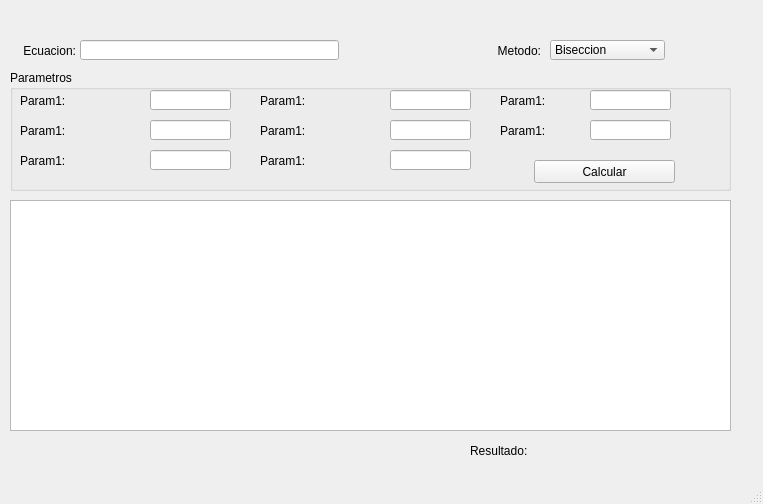
<?xml version="1.0" encoding="UTF-8"?>
<ui version="4.0">
 <class>MWindow</class>
 <widget class="QMainWindow" name="MWindow">
  <property name="geometry">
   <rect>
    <x>0</x>
    <y>0</y>
    <width>763</width>
    <height>504</height>
   </rect>
  </property>
  <property name="windowTitle">
   <string>Resolucion de Ecuaciones</string>
  </property>
  <widget class="QWidget" name="centralwidget">
   <widget class="QLabel" name="label_2">
    <property name="geometry">
     <rect>
      <x>480</x>
      <y>40</y>
      <width>61</width>
      <height>21</height>
     </rect>
    </property>
    <property name="text">
     <string>Metodo:</string>
    </property>
    <property name="alignment">
     <set>Qt::AlignRight|Qt::AlignTrailing|Qt::AlignVCenter</set>
    </property>
   </widget>
   <widget class="QComboBox" name="cboMethod">
    <property name="geometry">
     <rect>
      <x>550</x>
      <y>40</y>
      <width>115</width>
      <height>20</height>
     </rect>
    </property>
    <item>
     <property name="text">
      <string>Biseccion</string>
     </property>
    </item>
    <item>
     <property name="text">
      <string>Iteracion de punto fijo</string>
     </property>
    </item>
    <item>
     <property name="text">
      <string>Newton</string>
     </property>
    </item>
    <item>
     <property name="text">
      <string>Secante</string>
     </property>
    </item>
    <item>
     <property name="text">
      <string>Posicion Falsa</string>
     </property>
    </item>
    <item>
     <property name="text">
      <string>Muller</string>
     </property>
    </item>
   </widget>
   <widget class="QLabel" name="label">
    <property name="geometry">
     <rect>
      <x>15</x>
      <y>40</y>
      <width>61</width>
      <height>21</height>
     </rect>
    </property>
    <property name="text">
     <string>Ecuacion:</string>
    </property>
    <property name="alignment">
     <set>Qt::AlignRight|Qt::AlignTrailing|Qt::AlignVCenter</set>
    </property>
   </widget>
   <widget class="QLineEdit" name="leEquation">
    <property name="geometry">
     <rect>
      <x>80</x>
      <y>40</y>
      <width>259</width>
      <height>20</height>
     </rect>
    </property>
   </widget>
   <widget class="QGroupBox" name="groupParameters">
    <property name="geometry">
     <rect>
      <x>10</x>
      <y>70</y>
      <width>721</width>
      <height>121</height>
     </rect>
    </property>
    <property name="title">
     <string>Parametros</string>
    </property>
    <widget class="QLineEdit" name="leParam4">
     <property name="geometry">
      <rect>
       <x>380</x>
       <y>20</y>
       <width>81</width>
       <height>20</height>
      </rect>
     </property>
    </widget>
    <widget class="QLineEdit" name="leParam6">
     <property name="geometry">
      <rect>
       <x>380</x>
       <y>80</y>
       <width>81</width>
       <height>20</height>
      </rect>
     </property>
    </widget>
    <widget class="QLabel" name="lbParam3">
     <property name="geometry">
      <rect>
       <x>10</x>
       <y>80</y>
       <width>131</width>
       <height>21</height>
      </rect>
     </property>
     <property name="text">
      <string>Param1:</string>
     </property>
    </widget>
    <widget class="QLabel" name="lbParam7">
     <property name="geometry">
      <rect>
       <x>490</x>
       <y>20</y>
       <width>81</width>
       <height>21</height>
      </rect>
     </property>
     <property name="text">
      <string>Param1:</string>
     </property>
    </widget>
    <widget class="QLabel" name="lbParam6">
     <property name="geometry">
      <rect>
       <x>250</x>
       <y>80</y>
       <width>91</width>
       <height>21</height>
      </rect>
     </property>
     <property name="text">
      <string>Param1:</string>
     </property>
    </widget>
    <widget class="QLineEdit" name="leParam3">
     <property name="geometry">
      <rect>
       <x>140</x>
       <y>80</y>
       <width>81</width>
       <height>20</height>
      </rect>
     </property>
    </widget>
    <widget class="QLabel" name="lbParam8">
     <property name="geometry">
      <rect>
       <x>490</x>
       <y>50</y>
       <width>81</width>
       <height>21</height>
      </rect>
     </property>
     <property name="text">
      <string>Param1:</string>
     </property>
    </widget>
    <widget class="QLabel" name="lbParam4">
     <property name="geometry">
      <rect>
       <x>250</x>
       <y>20</y>
       <width>121</width>
       <height>21</height>
      </rect>
     </property>
     <property name="text">
      <string>Param1:</string>
     </property>
    </widget>
    <widget class="QLineEdit" name="leParam8">
     <property name="geometry">
      <rect>
       <x>580</x>
       <y>50</y>
       <width>81</width>
       <height>20</height>
      </rect>
     </property>
    </widget>
    <widget class="QLineEdit" name="leParam2">
     <property name="geometry">
      <rect>
       <x>140</x>
       <y>50</y>
       <width>81</width>
       <height>20</height>
      </rect>
     </property>
    </widget>
    <widget class="QLineEdit" name="leParam5">
     <property name="geometry">
      <rect>
       <x>380</x>
       <y>50</y>
       <width>81</width>
       <height>20</height>
      </rect>
     </property>
    </widget>
    <widget class="QLineEdit" name="leParam7">
     <property name="geometry">
      <rect>
       <x>580</x>
       <y>20</y>
       <width>81</width>
       <height>20</height>
      </rect>
     </property>
    </widget>
    <widget class="QLabel" name="lbParam2">
     <property name="geometry">
      <rect>
       <x>10</x>
       <y>50</y>
       <width>131</width>
       <height>21</height>
      </rect>
     </property>
     <property name="text">
      <string>Param1:</string>
     </property>
    </widget>
    <widget class="QLineEdit" name="leParam1">
     <property name="geometry">
      <rect>
       <x>140</x>
       <y>20</y>
       <width>81</width>
       <height>20</height>
      </rect>
     </property>
    </widget>
    <widget class="QLabel" name="lbParam1">
     <property name="geometry">
      <rect>
       <x>10</x>
       <y>20</y>
       <width>131</width>
       <height>21</height>
      </rect>
     </property>
     <property name="text">
      <string>Param1:</string>
     </property>
    </widget>
    <widget class="QLabel" name="lbParam5">
     <property name="geometry">
      <rect>
       <x>250</x>
       <y>50</y>
       <width>121</width>
       <height>21</height>
      </rect>
     </property>
     <property name="text">
      <string>Param1:</string>
     </property>
    </widget>
    <widget class="QPushButton" name="pbCalculate">
     <property name="geometry">
      <rect>
       <x>524</x>
       <y>90</y>
       <width>141</width>
       <height>23</height>
      </rect>
     </property>
     <property name="text">
      <string>Calcular</string>
     </property>
    </widget>
   </widget>
   <widget class="QTextEdit" name="teSteps">
    <property name="geometry">
     <rect>
      <x>10</x>
      <y>200</y>
      <width>721</width>
      <height>231</height>
     </rect>
    </property>
   </widget>
   <widget class="QLabel" name="lbResult">
    <property name="geometry">
     <rect>
      <x>545</x>
      <y>440</y>
      <width>121</width>
      <height>21</height>
     </rect>
    </property>
    <property name="text">
     <string/>
    </property>
   </widget>
   <widget class="QLabel" name="label_3">
    <property name="geometry">
     <rect>
      <x>470</x>
      <y>440</y>
      <width>61</width>
      <height>21</height>
     </rect>
    </property>
    <property name="text">
     <string>Resultado:</string>
    </property>
   </widget>
  </widget>
  <widget class="QMenuBar" name="menubar">
   <property name="geometry">
    <rect>
     <x>0</x>
     <y>0</y>
     <width>763</width>
     <height>18</height>
    </rect>
   </property>
  </widget>
  <widget class="QStatusBar" name="statusbar"/>
 </widget>
 <resources/>
 <connections/>
</ui>
